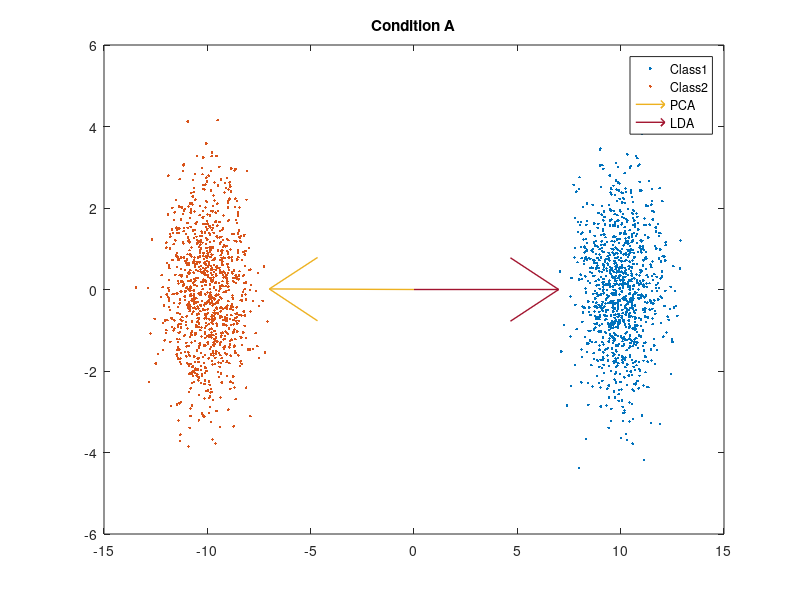
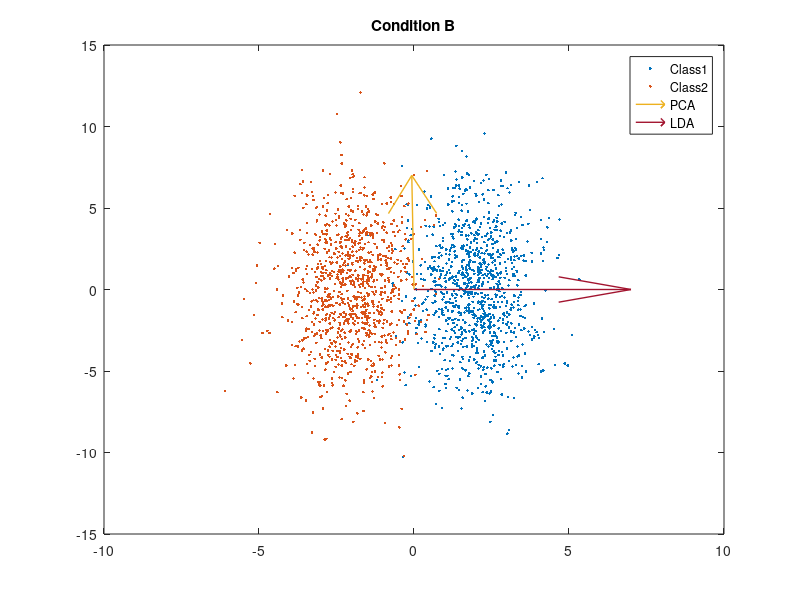

These figures' MATLAB source, in order:
clear;clc
mA1=[10;0];
mA2=-mA1;
covA=[1 0;0 2];
N=1000;
XA1=mvnrnd(mA1,covA,N);
XA2=mvnrnd(mA2,covA,N);

XA=cat(1,XA1,XA2);
pcaA=pca(XA);

covXA1=cov(XA1);
covXA2=cov(XA2);
wA=covXA1+covXA2;
bA=(mA1-mA2)*(mA1-mA2)';
[vecA, diagA] = eig(wA\bA);
ldaA=vecA(:,1);

figure
plot(XA1(:,1),XA1(:,2),'.')
hold on
plot(XA2(:,1),XA2(:,2),'.')
hold on
quiver(0, 0, -pcaA(1, 1), pcaA(2, 1),7,"LineWidth",1);
hold on
quiver(0, 0, ldaA(2, 1), ldaA(1, 1),7,"LineWidth",1);
legend('Class1','Class2','PCA','LDA')
hold off
title('Condition A')

mB1=[2;0];
mB2=-mB1;
covB=[1 0;0 10];
N=1000;
XB1=mvnrnd(mB1,covB,N);
XB2=mvnrnd(mB2,covB,N);

XB=cat(1,XB1,XB2);
pcaB=pca(XB);

covXB1=cov(XB1);
covXB2=cov(XB2);
wB=covXB1+covXB2;
bB=(mB1-mB2)*(mB1-mB2)';
[vecB, diagB] = eig(wB\bB);
ldaB=vecB(:,1);

figure
plot(XB1(:,1),XB1(:,2),'.')
hold on
plot(XB2(:,1),XB2(:,2),'.')
hold on
quiver(0, 0, -pcaB(1, 1), pcaB(2, 1),7,"LineWidth",1);
hold on
quiver(0, 0, ldaB(2, 1), ldaB(1, 1),7,"LineWidth",1);
legend('Class1','Class2','PCA','LDA')
hold off
title('Condition B')
